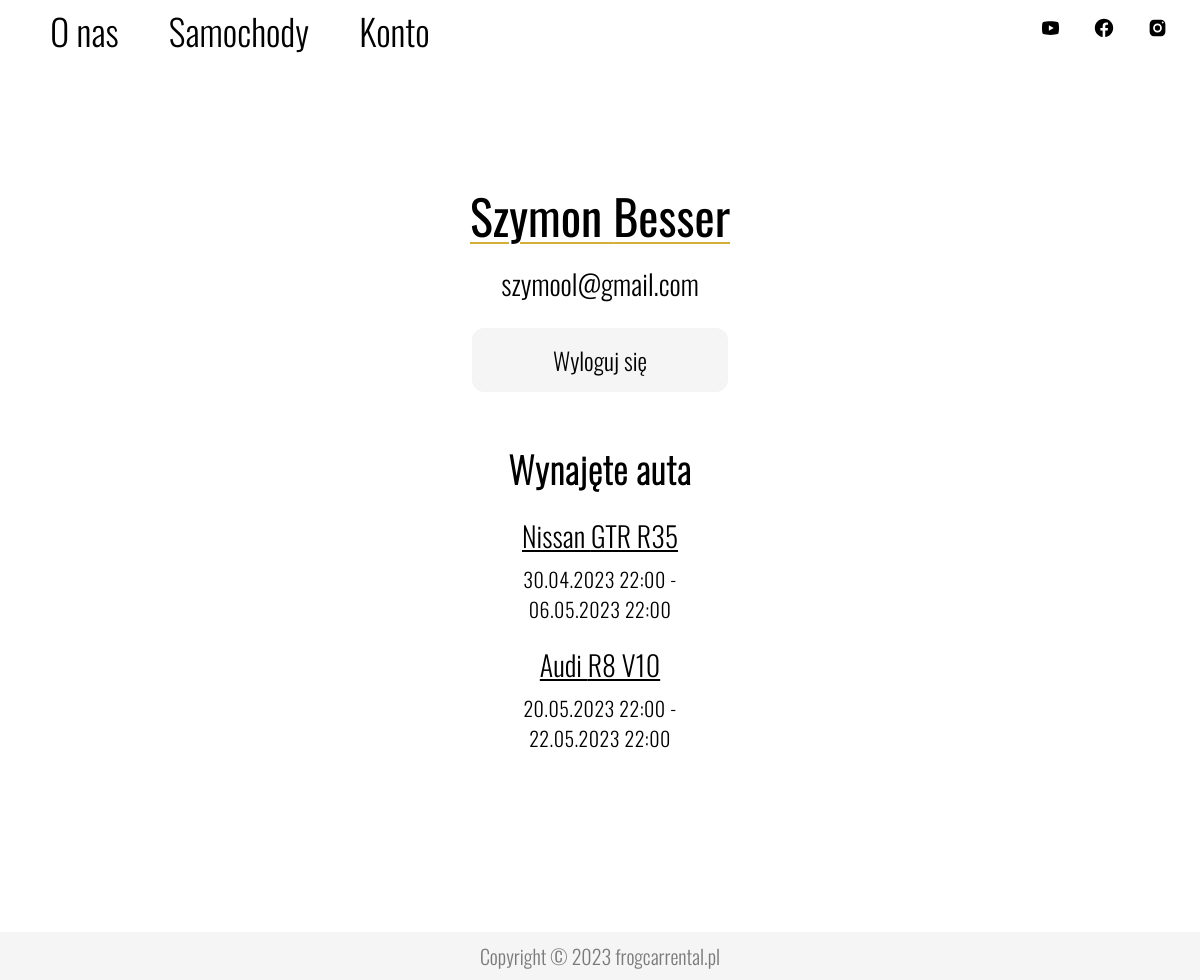
The app's page /account.php (signed in) with its own data.
### tables this page shows
CREATE TABLE users(
    id INT NOT NULL AUTO_INCREMENT PRIMARY KEY,
    name VARCHAR(128),
	surname VARCHAR(128),
	email VARCHAR(128) UNIQUE,
	password VARCHAR(128),
	is_business BOOLEAN,
	nip VARCHAR(128) UNIQUE,
	regon VARCHAR(128) UNIQUE
);

CREATE TABLE rent_data(
    rent_id INT NOT NULL AUTO_INCREMENT PRIMARY KEY,
    user_id INT NOT NULL,
    car_id INT NOT NULL,
    date_from INT,
    date_until INT,
    car_wash BOOLEAN,
    flowers BOOLEAN,
    business BOOLEAN,
    FOREIGN KEY (user_id) REFERENCES users(id),
    FOREIGN KEY (car_id) REFERENCES cars(id)
);

CREATE TABLE cars(
    id INT NOT NULL AUTO_INCREMENT PRIMARY KEY,
    brand VARCHAR(128),
	model VARCHAR(128),
	horsepower INT,
	acceleration DECIMAL(2, 1),
	top_speed INT,
	engine VARCHAR(128),
    drivetrain VARCHAR(128),
    transmission VARCHAR(128),
    fuel VARCHAR(128),
	year INT,
	price INT
);

### account.php (the view, shortened to what this page needs)
<!DOCTYPE html>
<html lang="pl">
<head>
    <link rel="stylesheet" href="style.css"/>
</head>
<body>
    <header>
        <div id="header-links">
            <a href="index.php">O nas</a>
            <a href="cars.php">Samochody</a>
            <?php
                if(isset($_SESSION["email"])){
                    echo '<a href="account.php">Konto</a>';
                } else{
                    echo '<a href="login.php">Zaloguj się</a>';
                }
            ?>
        </div>
        <div id="header-socials">
            <div id="header-icon-div"><a href="https://www.youtube.com/channel/UCVtZlKSOkcDwc2X5tu1_dtQ" target="_blank"><img src="images/icons/youtube.svg"/></a></div>
            <div id="header-icon-div"><a href="https://www.facebook.com/RobertNogalFrog/" target="_blank"><img src="images/icons/facebook.svg"/></a></div>
            <div id="header-icon-div"><a href="https://www.instagram.com/robertnogalfrog/" target="_blank"><img src="images/icons/instagram.svg"/></a></div>
        </div>
    </header>
    <main>
        <div id="account">
            <?php
                if(isset($_SESSION["email"])){
                    $conn = mysqli_connect("localhost", "root", "", "frog_car_rental");
                    $query = "SELECT name, surname, email, is_business, nip, regon FROM users WHERE email = '".$_SESSION["email"]."'";
                    $res = mysqli_query($conn, $query);
                    $row = mysqli_fetch_array($res);
                    echo "<h2>".$row["name"]." ".$row["surname"]."</h2>";
                    echo "<h4>".$row["email"]."</h4>";
                    echo '
                    <form method="POST" id="account-form">
                        <input type="submit" id="logout" name="logout" value="Wyloguj się"/>
                    </form>
                    ';
                    $conn = mysqli_connect("localhost", "root", "", "frog_car_rental");
                    $query = mysqli_query($conn, '
                    SELECT cars.brand, cars.model, rent_data.date_from, rent_data.date_until
                    FROM users
                    INNER JOIN rent_data ON users.id = rent_data.user_id
                    INNER JOIN cars ON cars.id = rent_data.car_id
                    WHERE users.email = "'.$_SESSION["email"].'"
                    ORDER BY rent_data.date_from ASC;
                    ');
                    if(mysqli_num_rows($query) > 0){
                        echo "<h3>Wynajęte auta</h3>";
                    }
                    if(mysqli_num_rows($query) > 0){
                        while($row = mysqli_fetch_array($query)){
                            $date_from = date("d.m.Y H:i", $row["date_from"]);
                            $date_until = date("d.m.Y H:i", $row["date_until"]);
                            $car_url = implode("_", explode(" ", $row["brand"]))."_".implode("_", explode(" ", $row["model"]));
                            echo "<div class='account-car-div'>";
                            echo "<p class='account-car'><a href='rent.php?auto=".$car_url."'>".$row["brand"]." ".$row["model"]."</a></p>";
                            echo "<p class='account-date'>".$date_from." - ".$date_until."</p>";
                            echo "</div>";
                        }
                    }
                }
            ?>
        </div>
    </main>
    <footer>
        <p>Copyright &copy; 2023 frogcarrental.pl</p>
    </footer>
</body>
</html>

### style.css (style rules this page uses)
body { margin: 0; padding: 0; scroll-behavior: smooth; overflow-y: scroll; min-height: 100vh; position: relative; }
button, form input[type=submit] { background-color: whitesmoke; border-radius: 8px; border-width: 0; width: 180px; color: black; cursor: pointer; display: inline-block; font-family: "Oswald-Light"; font-size: 24px; line-height: 32px; list-style: none; margin: 0; padding: 10px 12px; text-align: center; vertical-align: baseline; white-space: nowrap; transition: background-color .2s ease-in-out, color .2s ease-in-out; }
header { width: 100%; height: 60px; background-color: white; position: fixed; top: 0; left: 0; z-index: 10; display: flex; flex-direction: row; justify-content: space-between; }
#header-links { width: 40%; height: 100%; display: flex; flex-direction: row; justify-content: space-evenly; align-items: center; }
#header-links a { color: black; font-family: "Oswald-Light"; font-size: 36px; box-shadow: inset 0 0 0 0 #d4af37; margin: 0 -.25rem; padding: 0 .25rem; transition: color .3s ease-in-out, box-shadow .3s ease-in-out; }
#header-socials { width: 16%; height: 100%; display: flex; flex-direction: row; justify-content: space-evenly; align-items: center; }
#header-socials a { transition: opacity .2s ease-in-out; opacity: 1; }
#header-icon-div { width: 11%; }
#header-icon-div img { width: 100%; }
a { color: black; text-decoration: none; }
p { font-family: "Oswald-Light"; font-size: 20px; }
h2 { font-family: "Oswald-Regular"; font-size: 48px; margin: 0; font-weight: normal; }
h3 { font-family: "Oswald-ExtraLight"; font-size: 32px; margin: 0; letter-spacing: 0.07rem; }
h4 { font-family: "Oswald-Light"; font-size: 28px; margin: 0; font-weight: normal; }
main { width: 100%; padding-bottom: 3rem; }
footer { width: 100%; height: 3rem; text-align: center; color: rgba(0, 0, 0, 0.5); background-color: whitesmoke; position: absolute; bottom: 0; }
footer p { margin: 0; line-height: 3rem; }
form { margin-left: auto; margin-right: auto; margin-bottom: 7vh; text-align: center; width: 30%; height: 48rem; margin-top: 10vh; border-radius: 36px; background-color: whitesmoke; }
#account { margin-top: 180px; margin-left: 240px; margin-right: 240px; text-align: center; }
#account-form { background-color: white; width: 16rem; height: 4rem; border-radius: 0; margin: 24px auto 18px auto; padding: 0; }
#account-form input[type=submit] { width: 100%; height: 100%; border-radius: 12px; }
#account h2 { margin-bottom: 12px; text-decoration: underline; text-decoration-color: #d4af37; text-decoration-thickness: 2px; text-underline-offset: 5px; }
#account h4 { margin: 4px 0 4px 0; }
#account h3 { font-size: 36px; margin: 50px 0 0 0; }
#account a { text-decoration: underline; color: black; transition: color .2s ease-in-out; }
.account-car-div { width: 33%; margin: 20px auto 20px auto; }
.account-car { font-size: 28px; margin: 0 0 8px 0; }
.account-date { font-size: 20px; margin: 0; letter-spacing: 0.03rem; }

### records on screen
users: name "Szymon", surname "Besser", email "szymool@gmail.com"
rent_data: car.brand "Nissan", car.model "GTR R35", date_from "30.04.2023 22:00", date_until "06.05.2023 22:00"
rent_data: car.brand "Audi", car.model "R8 V10", date_from "20.05.2023 22:00", date_until "22.05.2023 22:00"
